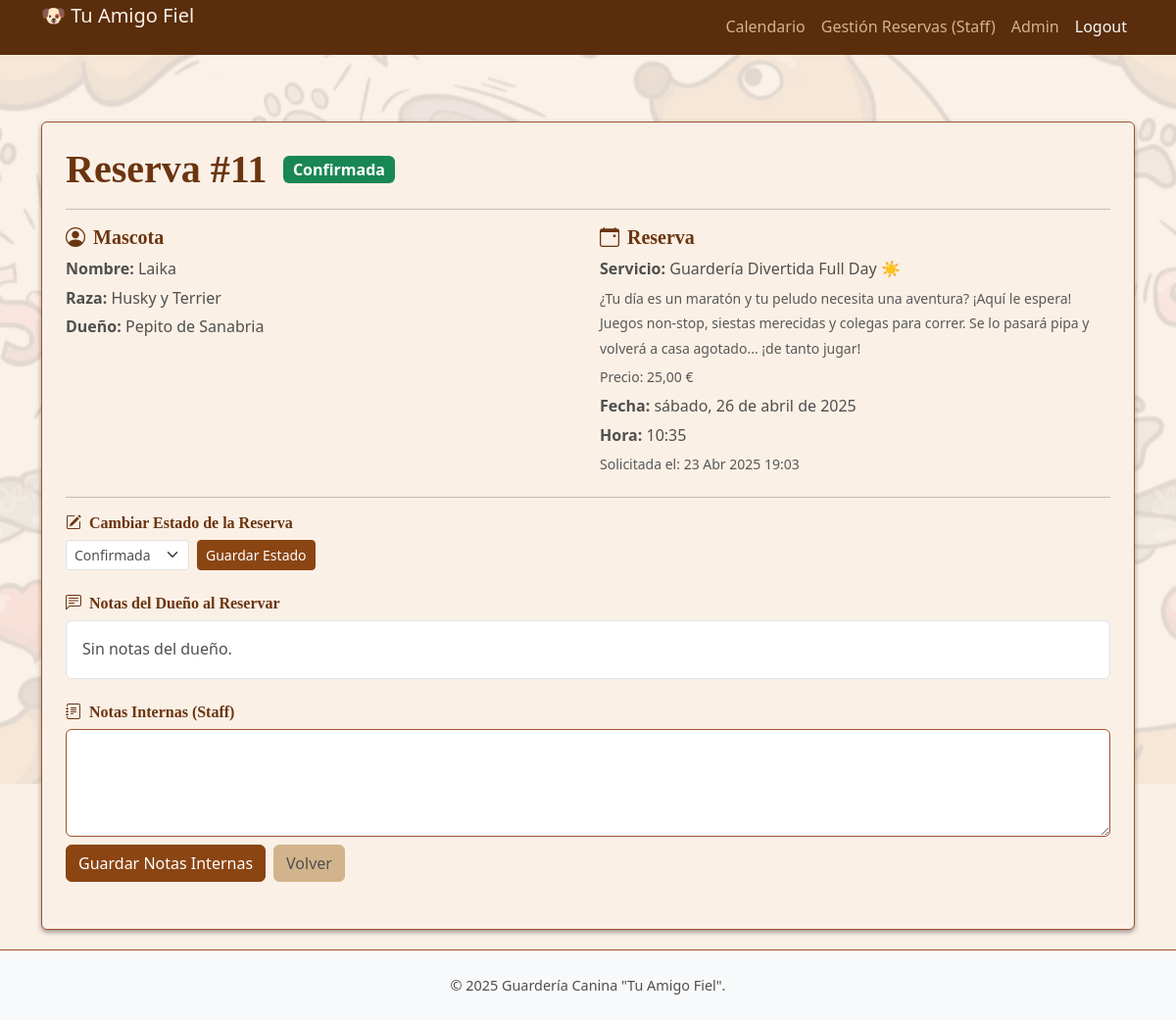
/daycare/staff/bookings/11/ (signed in), run on the app's committed database.
### daycare/models.py (models this page shows, shortened)
class Booking(models.Model):
    pet = models.ForeignKey(Pet, on_delete=models.CASCADE, related_name='bookings')
    service = models.ForeignKey(Service, on_delete=models.CASCADE, related_name='bookings', verbose_name='Servicio')
    date = models.DateField()
    time = models.TimeField()
    status = CharField(max_length=20, choices=STATUS_CHOICES, default='Pending')
    notes = models.TextField(blank=True, null=True, verbose_name='Notas del Dueño al Reservar')
    created_at = models.DateTimeField(auto_now_add=True)
    staff_notes = models.TextField(blank=True, null=True, verbose_name='Notas Internas del Staff') # <--- Añade este campo
    class Meta:
        ordering = ['date', 'time']

class Pet(models.Model):
    owner = models.ForeignKey(Owner, on_delete=models.CASCADE, related_name='pets') # Relación muchos-a-uno con Dueño
    nombre = models.CharField(max_length=100)
    raza = models.CharField(max_length=100, blank=True, null=True)
    fecha_nacimiento = models.DateField(blank=True, null=True)
    foto = models.ImageField(upload_to='pets_photos/', blank=True, null=True)
    notas_medicas = models.TextField(blank=True, null=True) # Alergias, medicaciones, etc.
    comportamiento_notas = models.TextField(blank=True, null=True, verbose_name='Notas sobre la Mascota') # Cómo se lleva con otros perros, etc.

class Owner(models.Model):
    user = models.OneToOneField(User, on_delete=models.CASCADE) # Relación uno-a-uno con el Usuario de Django
    telefono = models.CharField(max_length=15, blank=True, null=True)
    direccion = models.TextField(blank=True, null=True)

class Service(models.Model):
    name = models.CharField(max_length=255, unique=True, verbose_name='Nombre del Servicio') # Nombre único del servicio
    description = models.TextField(blank=True, null=True, verbose_name='Descripción') # Descripción detallada
    price = models.DecimalField(max_digits=6, decimal_places=2, null=True, blank=True, verbose_name='Precio')
    duration_description = models.CharField(max_length=100, blank=True, null=True, verbose_name='Duración (ej: Medio día, 1 hora)')
    is_active = models.BooleanField(default=True, verbose_name='Activo') # Para poder desactivar servicios temporalmente
    class Meta:
        verbose_name = 'Servicio' # Nombre singular en el Admin/Django
        verbose_name_plural = 'Servicios' # Nombre plural en el Admin/Django
        ordering = ['name'] # Ordenar servicios alfabéticamente por nombre

### daycare/views.py (the view, shortened to what this page needs)
# urls.py: path('staff/bookings/<int:pk>/', views.staff_booking_detail, name='staff_booking_detail'),
@login_required # Solo usuarios logueados
def staff_booking_detail(request, pk): # Espera el ID (pk) de la reserva
    if not request.user.is_staff:
        messages.error(request, 'No tienes permiso para acceder a esta página.')
        return redirect('daycare:perfil_owner') # Redirige a una página adecuada para no-staff
    reserva = get_object_or_404(Booking, pk=pk)
    form = StaffNotesForm(instance=reserva)
    context = {
        'reserva': reserva,
        'staff_notes_form': form, # Formulario para notas internas
        'status_choices': STATUS_CHOICES, # <-- NUEVO: Pasar las opciones de estado
    }
    return render(request, 'daycare/staff_booking_detail.html', context)

### daycare/forms.py
class StaffNotesForm(forms.ModelForm):
    class Meta:
        model = Booking # Basado en el modelo Booking
        fields = ['staff_notes'] # Incluye solo el campo staff_notes
        widgets = {
            'staff_notes': forms.Textarea(attrs={'rows': 4, 'class': 'form-control'}), # Área de texto con estilo Bootstrap
        }

### daycare/templates/daycare/staff_booking_detail.html (shortened to what this page needs)
{% extends 'base.html' %}
{% load static %}
{% block content %}
<div class="container mt-4">
    <div class="card shadow-sm">
        <div class="card-body p-4">
            <div class="d-flex align-items-center mb-3">
                <h1 class="mb-0 me-3">Reserva #{{ reserva.pk }}</h1>
                <span class="badge {% if reserva.status == 'Confirmed' %}bg-success{% elif reserva.status == 'Cancelled' %}bg-danger{% elif reserva.status == 'Completed' %}bg-secondary{% else %}bg-warning text-dark{% endif %} fs-6">
                    {{ reserva.get_status_display }}
                </span>
            </div>
            <hr>
            <div class="row mb-3">
                <div class="col-md-6 mb-3 mb-md-0">
                    <h5 class="mb-2"><i class="bi bi-person-circle me-2"></i>Mascota</h5>
                    <p class="mb-1"><strong>Nombre:</strong> {{ reserva.pet.nombre }}</p>
                    <p class="mb-1"><strong>Raza:</strong> {{ reserva.pet.raza|default:"No especificada" }}</p>
                    <p class="mb-1"><strong>Dueño:</strong> {{ reserva.pet.owner.user.get_full_name|default:reserva.pet.owner.user.username }}</p>
                </div>
                <div class="col-md-6">
                    <h5 class="mb-2"><i class="bi bi-calendar-event me-2"></i>Reserva</h5>
                    <p class="mb-1"><strong>Servicio:</strong> {{ reserva.service.name }}</p>
                    {% if reserva.service.description %}<p class="mb-1 text-muted"><small>{{ reserva.service.description }}</small></p>{% endif %}
                    {% if reserva.service.price %}<p class="mb-1 text-muted"><small>Precio: {{ reserva.service.price }} €</small></p>{% endif %}
                    <p class="mb-1"><strong>Fecha:</strong> {{ reserva.date|date:"l, d \d\e F \d\e Y" }}</p>
                    <p class="mb-1"><strong>Hora:</strong> {{ reserva.time|time:"H:i" }}</p>
                    <p class="mb-1 text-muted"><small>Solicitada el: {{ reserva.created_at|date:"d M Y H:i" }}</small></p>
                </div>
            </div>
            <hr>
            <div class="mb-4">
                <h6 class="mb-2"><i class="bi bi-pencil-square me-2"></i>Cambiar Estado de la Reserva</h6>
                <form method="post" action=".">
                    <div class="row g-2 align-items-center">
                        <div class="col-auto">
                            <select name="new_status" id="id_new_status" class="form-select form-select-sm">
                                {% for status_code, status_display in status_choices %}
                                    <option value="{{ status_code }}" {% if reserva.status == status_code %} selected{% endif %}>{{ status_display }}</option>
                                {% endfor %}
                            </select>
                        </div>
                        <div class="col-auto">
                            <button type="submit" class="btn btn-primary btn-sm">Guardar Estado</button>
                        </div>
                    </div>
                </form>
            </div>
            <div class="mb-4">
                <h6 class="mb-2"><i class="bi bi-chat-left-text me-2"></i>Notas del Dueño al Reservar</h6>
                <div class="bg-white rounded p-3 border">
                    <p class="mb-0">{{ reserva.notes|default:"Sin notas del dueño." }}</p>
                </div>
            </div>
            <div class="mb-4">
                <h6 class="mb-2"><i class="bi bi-journal-text me-2"></i>Notas Internas (Staff)</h6>
                <form method="post" action=".">
                    <div class="mb-2">
                        {{ staff_notes_form.staff_notes }}
                    </div>
                    <div class="d-flex gap-2 mt-2">
                        <button type="submit" class="btn btn-primary">Guardar Notas Internas</button>
                        <button type="button" onclick="history.back()" class="btn btn-secondary">Volver</button>
                    </div>
                </form>
            </div>
        </div>
    </div>
</div>
{% endblock content %}

### daycare/static/daycare/css/style.css (style rules this page uses)
:root { --color-brown-lightest: #f5f5dc; --color-brown-light: #d2b48c; --color-brown-medium: #a0522d; --color-brown-dark: #8b4513; --color-brown-darkest: #5a2d0c; --color-neutral-light: #f8f9fa; --color-neutral-dark: #343a40; --color-text-primary: var(--color-neutral-dark); --color-background-body: var(--color-brown-lightest); --color-primary: #8B4513; --color-primary-dark: #6B3510; --color-secondary: #D2B48C; --color-accent: #DAA520; --color-background: #FAF0E6; --color-card-bg: #FFFFFF; --color-text: #4F4F4F; --color-text-muted: #828282; --color-border: #E0E0E0; --color-success: #28a745; --color-danger: #dc3545; --color-warning: #ffc107; --color-info: #17a2b8; --font-family-sans-serif: system-ui, -apple-system, "Segoe UI", Roboto, "Helvetica Neue", "Noto Sans", "Liberation Sans", Arial, sans-serif, "Apple Color Emoji", "Segoe UI Emoji", "Segoe UI Symbol", "Noto Color Emoji"; --font-family-headings: 'Georgia', serif; }
body { font-family: 'Segoe UI', Tahoma, Geneva, Verdana, sans-serif; color: var(--color-text-primary); background-color: var(--color-background-body); line-height: 1.6; padding-top: 56px; display: flex; flex-direction: column; min-height: 100vh; background-color: var(--color-background); color: var(--color-text); font-family: var(--font-family-sans-serif); }
body::before { content: ""; position: fixed; top: 0; left: 0; width: 100vw; height: 100vh; z-index: -1; background-image: url('/static/daycare/images/your-pattern-image.webp'); background-size: cover; background-position: center center; background-repeat: no-repeat; background-attachment: fixed; opacity: 0.1; }
h1, h2, h3, h4, h5, h6 { color: black; margin-bottom: 0.5em; font-weight: bold; font-family: var(--font-family-headings); color: var(--color-primary-dark); }
.btn-primary { background-color: var(--color-brown-medium); border-color: var(--color-brown-dark); color: white; transition: background-color 0.3s ease, border-color 0.3s ease; background-color: var(--color-primary); border-color: var(--color-primary); }
.btn-secondary { background-color: var(--color-secondary); border-color: var(--color-secondary); color: var(--color-text); }
.card { border-color: var(--color-brown-light); background-color: var(--color-card-bg); border-color: var(--color-border); }
.card { border-color: var(--color-brown-medium); background-color: var(--color-background); }
.form-control { border-color: var(--color-brown-medium); color: var(--color-text-primary); }
.card-body { padding: 1rem; }
.form-select { border-color: var(--color-brown-medium); color: black; }
.form-select { border-color: var(--color-border); color: var(--color-text); }
.form-select-sm { padding-top: 0.25rem !important; padding-bottom: 0.25rem !important; padding-left: 0.5rem !important; font-size: 0.875rem !important; border-radius: 0.25rem; height: auto; background-size: 16px 12px; background-position: right 0.5rem center; }
.content-wrapper .row .form-select-sm { padding-top: 0.25rem !important; padding-bottom: 0.25rem !important; padding-left: 0.5rem !important; font-size: 0.875rem !important; border-radius: 0.25rem !important; height: auto !important; background-size: 16px 12px !important; background-position: right 0.5rem center !important; }
body { font-family: var(--font-family-sans-serif); }
h1, h2, h3, h4, h5, h6 { font-family: var(--font-family-headings); color: var(--color-primary-dark); }
p { color: var(--color-text); }
.shadow-sm { box-shadow: 0 .15rem .35rem rgba(0, 0, 0, .375) !important; }

### templates/base.html (style rules this page uses)
body { padding-top: 56px; }

### data on the page
Booking: pk "11", status "Confirmada", pet.nombre "Laika", pet.raza "Husky y Terrier", pet.owner.user.get_full_name "Pepito de Sanabria", service.name "Guardería Divertida Full Day ☀️", service.description "¿Tu día es un maratón y tu peludo necesita una aventura? ¡Aquí le espera! Juegos non-stop, siestas merecidas y colegas para correr. Se lo pasará pipa y volverá a casa agotado... ¡de tanto jugar!", service.price "25,00", date "sábado, 26 de abril de 2025", time "10:35", created_at "23 Abr 2025 19:03", new_status "Confirmada", notes "Sin notas del dueño."
